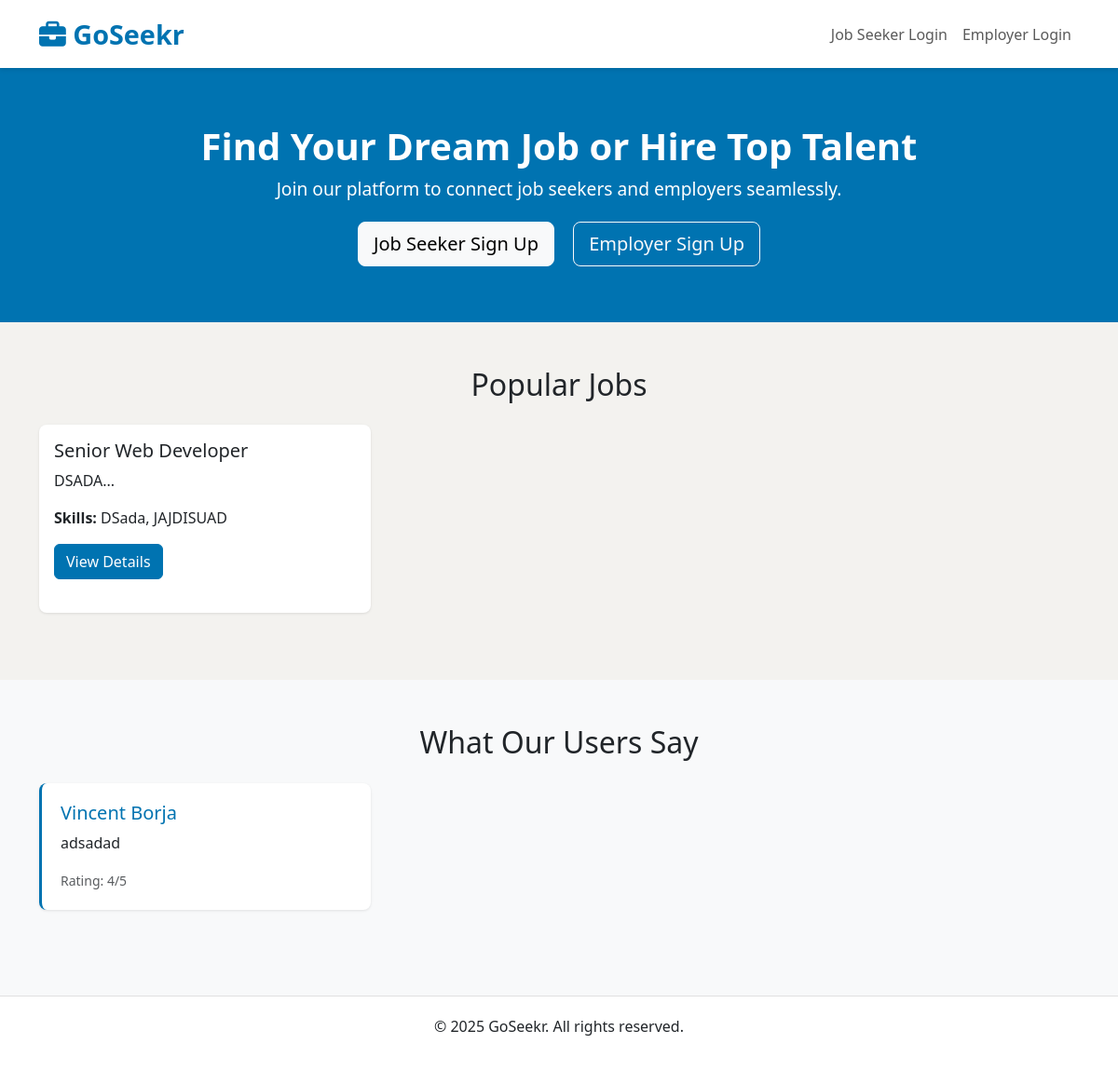
Before: / with the older database file.
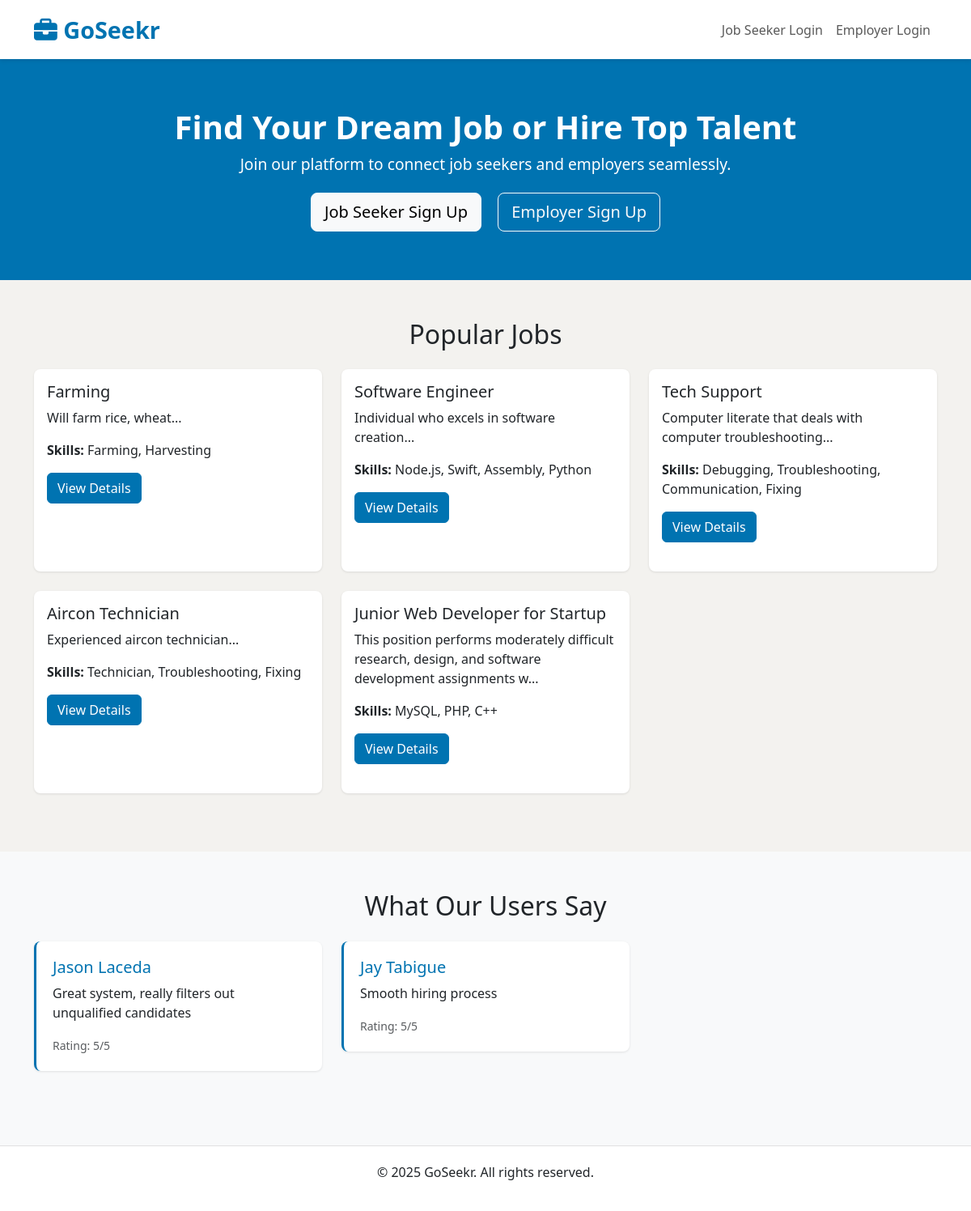
After: the same page with the newer database file.
### tables this page shows
CREATE TABLE `job_postings` (
  `job_id` int(11) NOT NULL,
  `employer_id` int(11) NOT NULL,
  `title` varchar(255) NOT NULL,
  `description` text NOT NULL,
  `requirements` text NOT NULL,
  `skills` text NOT NULL,
  `status` enum('pending','approved','rejected','unavailable') NOT NULL,
  `created_at` timestamp NOT NULL DEFAULT current_timestamp(),
  `location` varchar(255) DEFAULT NULL,
  `quota` int(11) DEFAULT 1
);

CREATE TABLE `feedback` (
  `feedback_id` int(11) NOT NULL,
  `user_id` int(11) NOT NULL,
  `rating` int(11) DEFAULT NULL CHECK (`rating` between 1 and 5),
  `comments` text DEFAULT NULL,
  `created_at` timestamp NOT NULL DEFAULT current_timestamp()
);

CREATE TABLE `users` (
  `user_id` int(11) NOT NULL,
  `full_name` varchar(255) NOT NULL,
  `email` varchar(255) NOT NULL,
  `password_hash` varchar(255) NOT NULL,
  `user_type` enum('job_seeker','employer','admin') NOT NULL,
  `status` enum('pending','verified','rejected') DEFAULT 'pending',
  `created_at` timestamp NOT NULL DEFAULT current_timestamp()
);

### index.php (the view, shortened to what this page needs)
<?php
include 'db.php';
$sql = "SELECT * FROM job_postings WHERE status = 'approved' ORDER BY created_at DESC LIMIT 5";
$jobs_result = $conn->query($sql);
$sql = "SELECT feedback.*, users.full_name
        FROM feedback
        JOIN users ON feedback.user_id = users.user_id
        ORDER BY feedback.created_at DESC LIMIT 5";
$feedback_result = $conn->query($sql);
?>
<!DOCTYPE html>
<html lang="en">
<head>
    <link href="https://cdn.jsdelivr.net/npm/bootstrap@5.3.0/dist/css/bootstrap.min.css" rel="stylesheet">
    <link rel="stylesheet" href="https://cdnjs.cloudflare.com/ajax/libs/font-awesome/6.4.0/css/all.min.css">
</head>
<body>
    <nav class="navbar navbar-expand-lg navbar-light">
        <div class="container">
            <a class="navbar-brand" href="index.php">
                <i class="fas fa-briefcase"></i> GoSeekr
            </a>
            <div class="collapse navbar-collapse" id="navbarNav">
                <ul class="navbar-nav ms-auto">
                    <li class="nav-item">
                        <a class="nav-link" href="job_seeker/login.php">Job Seeker Login</a>
                    </li>
                    <li class="nav-item">
                        <a class="nav-link" href="employer/login.php">Employer Login</a>
                    </li>
                </ul>
            </div>
        </div>
    </nav>
    <div class="hero-section">
        <div class="container">
            <h1>Find Your Dream Job or Hire Top Talent</h1>
            <p>Join our platform to connect job seekers and employers seamlessly.</p>
            <a href="job_seeker/register.php" class="btn btn-light btn-lg me-3">Job Seeker Sign Up</a>
            <a href="employer/register.php" class="btn btn-outline-light btn-lg">Employer Sign Up</a>
        </div>
    </div>
    <div class="container my-5">
        <h2 class="text-center mb-4">Popular Jobs</h2>
        <div class="row">
            <?php
            if ($jobs_result->num_rows > 0) {
                while ($row = $jobs_result->fetch_assoc()) {
                    echo "<div class='col-md-4 mb-4'>";
                    echo "<div class='card h-100'>";
                    echo "<div class='card-body'>";
                    echo "<h5 class='card-title'>{$row['title']}</h5>";
                    echo "<p class='card-text'>" . substr($row['description'], 0, 100) . "...</p>";
                    echo "<p class='card-text'><strong>Skills:</strong> {$row['skills']}</p>";
                    echo "<button type='button' class='btn btn-primary view-job' data-bs-toggle='modal' data-bs-target='#jobModal'
                          data-id='{$row['job_id']}' data-title='{$row['title']}' data-description='{$row['description']}'
                          data-skills='{$row['skills']}' data-location='{$row['location']}'>
                          View Details</button>";
                    echo "</div>";
                    echo "</div>";
                    echo "</div>";
                }
            } else {
                echo "<p class='text-center'>No jobs found.</p>";
            }
            ?>
        </div>
    </div>
    <div class="bg-light py-5">
        <div class="container">
            <h2 class="text-center mb-4">What Our Users Say</h2>
            <div class="row">
                <?php
                if ($feedback_result->num_rows > 0) {
                    while ($row = $feedback_result->fetch_assoc()) {
                        echo "<div class='col-md-4 mb-4'>";
                        echo "<div class='testimonial-card'>";
                        echo "<h5>{$row['full_name']}</h5>";
                        echo "<p>{$row['comments']}</p>";
                        echo "<small class='text-muted'>Rating: {$row['rating']}/5</small>";
                        echo "</div>";
                        echo "</div>";
                    }
                } else {
                    echo "<p class='text-center'>No feedback found.</p>";
                }
                ?>
            </div>
        </div>
    </div>
    <footer class="footer">
        <div class="container">
            <p>&copy; 2025 GoSeekr. All rights reserved.</p>
        </div>
    </footer>
</body>
</html>

Changed rows visible on the page:
no longer on this page (row unchanged): job_postings: title "Senior Web Developer", description "DSADA", skills "DSada, JAJDISUAD"
removed feedback: user.full_name "Vincent Borja", comments "adsadad", rating "4"
added job_postings: title "Farming", description "Will farm rice, wheat", skills "Farming, Harvesting"
added job_postings: title "Software Engineer", description "Individual who excels in software creation", skills "Node.js, Swift, Assembly, Python"
added job_postings: title "Tech Support", description "Computer literate that deals with computer troubleshooting", skills "Debugging, Troubleshooting, Communication, Fixing"
added job_postings: title "Aircon Technician", description "Experienced aircon technician", skills "Technician, Troubleshooting, Fixing"
added job_postings: title "Junior Web Developer for Startup", description "This position performs moderately difficult research, design, and software development assignments w", skills "MySQL, PHP, C++"
added feedback: user.full_name "Jason Laceda", comments "Great system, really filters out unqualified candidates", rating "5"
added feedback: user.full_name "Jay Tabigue", comments "Smooth hiring process", rating "5"
